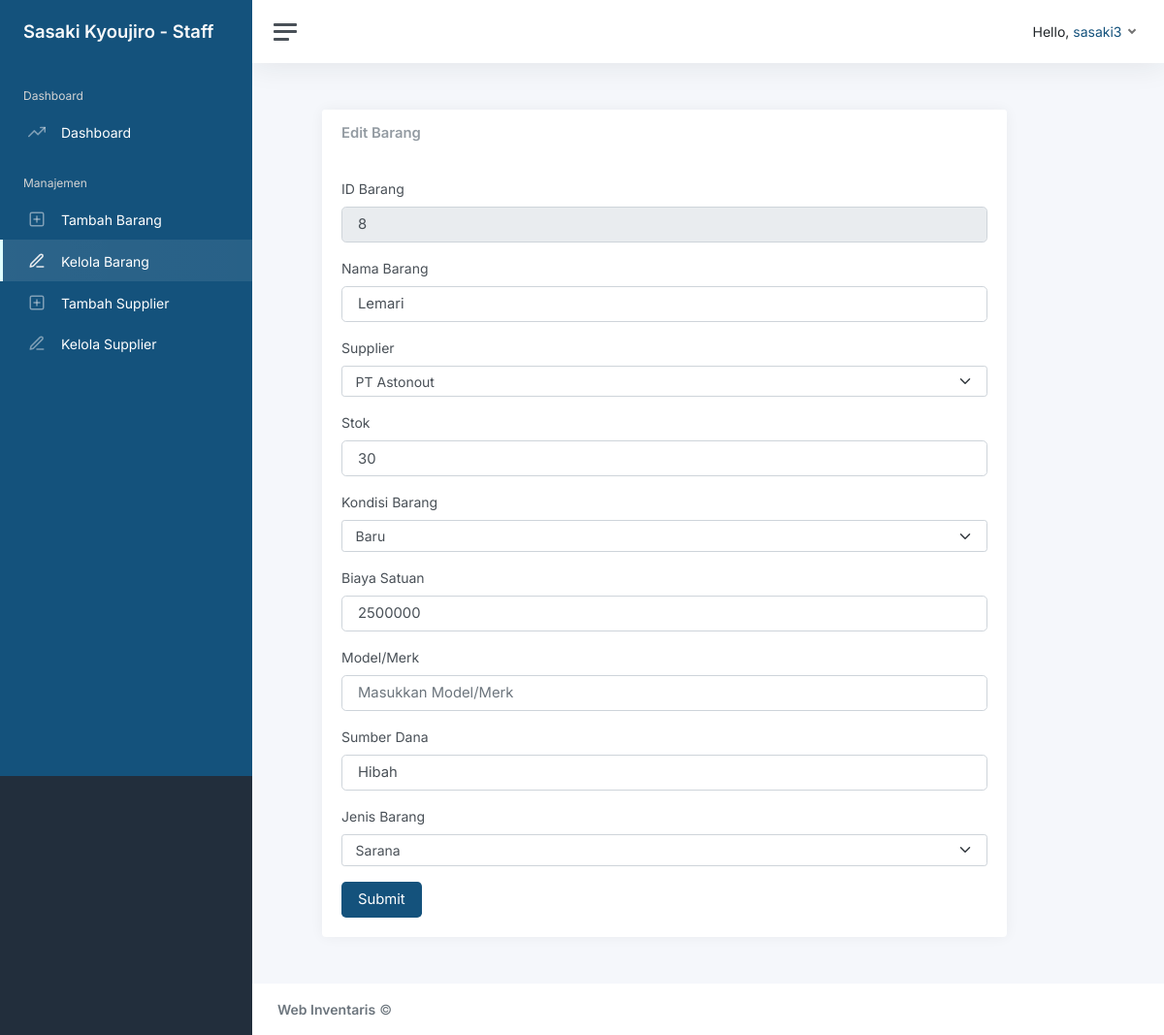
/Users/edit_barang_page/8 (signed in), run on the app's committed database.
### tables this page shows
CREATE TABLE `tb_barang` (
  `id_barang` int(11) NOT NULL,
  `nama_barang` varchar(50) NOT NULL,
  `supplier` varchar(50) NOT NULL,
  `stok` int(50) NOT NULL,
  `kondisi` enum('Baru','Bekas') NOT NULL,
  `biaya_stn` int(50) NOT NULL,
  `biaya_total` int(50) NOT NULL,
  `sumber` varchar(50) NOT NULL,
  `jenis` enum('Sarana','Prasarana') NOT NULL,
  `diunggah` varchar(50) NOT NULL,
  `tanggal` datetime NOT NULL,
  `bm_terakhir` datetime DEFAULT NULL,
  `bk_terakhir` datetime DEFAULT NULL
);

CREATE TABLE `tb_supplier` (
  `id_supplier` int(11) NOT NULL,
  `nama_sup` varchar(50) NOT NULL,
  `alamat` varchar(255) NOT NULL,
  `nomor` varchar(20) NOT NULL
);

### app/controllers/Users.php (called while the page is built, shortened)
<?php
class Users extends Controller
{
	public function __construct()
	{
		$this->barangModel = $this->model('Barang_model');
		$this->supplierModel = $this->model('Supplier_model');
	}
    public function edit_barang_page($id)
	{
		$data = [
			'title' => 'Edit Barang | Staff',
			'dashboard' => '',
			'tambah_barang' => '',
			'kelola_barang' => 'active',
			'tambah_sup' => '',
			'kelola_sup' => '',
			'data_barang' => $this->barangModel->getAllDataByID($id),
			'nama_sup' => $this->supplierModel->getAllNama()
		];
		$this->view('users/staff/edit_barang', $data);
	}
}

### app/libraries/Core.php (called while the page is built, shortened)
<?php
class Core
{
	protected $method = 'index';
	protected $params = [];
	public function __construct()
	{
		$url = $this->getURL();
		if (isset($url[0])) {
			if (file_exists('../app/controllers/' . ucwords($url[0]) . '.php'))
			{
				unset($url[0]);
			}
		}
		$this->controller = new $this->controller;
		if (isset($url[1]))
		{
			if (method_exists($this->controller, $url[1])) {
				$this->method = $url[1];
				unset($url[1]);
			}
		}
		if (!empty($url))
		{
			$this->params = array_values($url);
		}
		call_user_func_array([$this->controller, $this->method], $this->params);
	}
	public function getURL()
	{
		if (isset($_GET['url'])) {
			$url = rtrim($_GET['url'], '/');
			$url = filter_var($url, FILTER_SANITIZE_URL);
			$url = explode('/', $url);
			return $url;
		}
	}
}

### app/require.php (called while the page is built, shortened)
<?php
require_once 'libraries/Core.php';
require_once 'libraries/Controller.php';
require_once 'libraries/Database.php';
$init = new Core();

### public/index.php (called while the page is built, shortened)
<?php
require_once '../app/require.php';

### app/libraries/Database.php (called while the page is built, shortened)
<?php
    class Database {
        private $dbHost = DB_HOST;
        private $dbUser = DB_USER;
        private $dbPass = DB_PASS;
        private $dbName = DB_NAME;
        private $statement;
        private $dbHandler;
        public function __construct()
        {
            $conn = 'mysql:host=' . $this->dbHost . ';dbname=' . $this->dbName;
            $options = array(
                PDO::ATTR_PERSISTENT => true,
                PDO::ATTR_ERRMODE => PDO::ERRMODE_EXCEPTION
            );
            try
            {
                $this->dbHandler = new PDO($conn, $this->dbUser, $this->dbPass, $options);
            } catch (PDOException $e) {
                $this->error = $e->getMessage();
                echo $this->error;
            }
        }
        public function query($sql)
        {
            $this->statement = $this->dbHandler->prepare($sql);
        }
        public function bind($parameter, $value, $type = null)
        {
            switch (is_null($type))
            {
                default:
                    $type = PDO::PARAM_STR;
            }
            $this->statement->bindValue($parameter, $value, $type);
        }
        public function execute()
        {
            return $this->statement->execute();
        }
        public function resultSet()
        {
            $this->execute();
            return $this->statement->fetchAll(PDO::FETCH_OBJ);
        }
        public function single()
        {
            $this->execute();
            return $this->statement->fetch(PDO::FETCH_OBJ);
        }
    }

### app/models/Barang_model.php (called while the page is built, shortened)
<?php
class Barang_model
{
	private $db;
    public function __construct() {
        $this->db = new Database;
    }
    public function getAllDataByID($id)
    {
        $this->db->query('SELECT * FROM tb_barang WHERE id_barang = :id_barang');
        $this->db->bind(':id_barang', $id);
        $row = $this->db->single();
        return $row;
    }
}

### app/models/Supplier_model.php (called while the page is built, shortened)
<?php
class Supplier_model
{
	private $db;
    public function __construct() {
        $this->db = new Database;
    }
    public function getAllNama()
    {
        $this->db->query('SELECT nama_sup FROM tb_supplier ORDER BY id_supplier DESC');
        $results = $this->db->resultSet();
        return $results;
    }
}

### app/views/users/staff/edit_barang.php (the view, shortened to what this page needs)
<main class="content">
  <div class="container row">
    <div class="col-12 col-sm-11 justify-content-center">
      <div class="card">
        <div class="card-header">
          <h5 class="card-title mb-0">Edit Barang</h5>
        </div>
        <div class="card-body">
          <form action="<?php echo URLROOT . '/Users/edit_barang' ?>" method="POST">
          <div class="mb-3">
              <label class="form-label">ID Barang</label>
              <input type="text" class="form-control form-control-lg" value="<?php echo $data['data_barang']->id_barang ?>" name="id_barang" readonly>
            </div>
            <div class="mb-3">
              <label class="form-label">Nama Barang</label>
              <input type="text" class="form-control form-control-lg" value="<?php echo $data['data_barang']->nama_barang ?>" name="nama_barang" placeholder="Masukkan Nama Barang" required>
            </div>
            <div class="mb-3">
              <label class="form-label">Supplier</label>
              <select name="supplier" class="form-select mb-3" required>
                <?php foreach ($data['nama_sup'] as $datas) : ?>
                  <option value="<?php echo $datas->nama_sup ?>" <?php if ($datas->nama_sup == $data['data_barang']->supplier) {
                    echo 'selected';
                  } ?>><?php echo $datas->nama_sup ?></option>
                <?php endforeach ?>
              </select>
            </div>
            <div class="mb-3">
              <label class="form-label">Stok</label>
              <input type="number" class="form-control form-control-lg" name="stok" value="<?php echo $data['data_barang']->stok ?>" placeholder="Masukkan Jumlah" required>
            </div>
            <div class="mb-3">
              <label class="form-label">Kondisi Barang</label>
              <select name="kondisi" class="form-select mb-3" required>
                <option value="Baru" <?php if ("Baru" == $data['data_barang']->kondisi) {
                    echo 'selected';
                  } ?>>Baru</option>
              </select>
            </div>
            <div class="mb-3">
              <label class="form-label">Biaya Satuan</label>
              <input type="number" class="form-control form-control-lg" name="biaya_stn" value="<?php echo $data['data_barang']->biaya_stn ?>" placeholder="Masukkan Biaya Satuan" required>
            </div>
            <div class="mb-3">
              <label class="form-label">Model/Merk</label>
              <input type="text" class="form-control form-control-lg" name="merk" value="<?php echo $data['data_barang']->merk ?>" placeholder="Masukkan Model/Merk" required>
            </div>
            <div class="mb-3">
              <label class="form-label">Sumber Dana</label>
              <input type="text" class="form-control form-control-lg" name="sumber" value="<?php echo $data['data_barang']->sumber ?>" placeholder="Masukkan Sumber Dana" required>
            </div>
            <div class="mb-3">
              <label class="form-label">Jenis Barang</label>
              <select name="jenis" class="form-select mb-3" required>
                <option value="Sarana" <?php if ("Sarana" == $data['data_barang']->jenis) {
                    echo 'selected';
                  } ?>>Sarana</option>
              </select>
            </div>
            <div class="text-start">
              <button type="submit" class="btn btn-lg bg-user text-white">Submit</button>
            </div>
          </form>
        </div>
      </div>
    </div>
  </div>
</main>

### public/css/custom_user.css (style rules this page uses)
.bg-user { background-color: #14527c !important; }

### data on the page
tb_barang: id_barang "8", nama_barang "Lemari", supplier "PT Astonout", stok "30", kondisi "Baru", biaya_stn "2500000", sumber "Hibah", jenis "Sarana"

### other printed values
$_SESSION['nama'] "Sasaki Kyoujiro"
$_SESSION['username'] "sasaki3"
